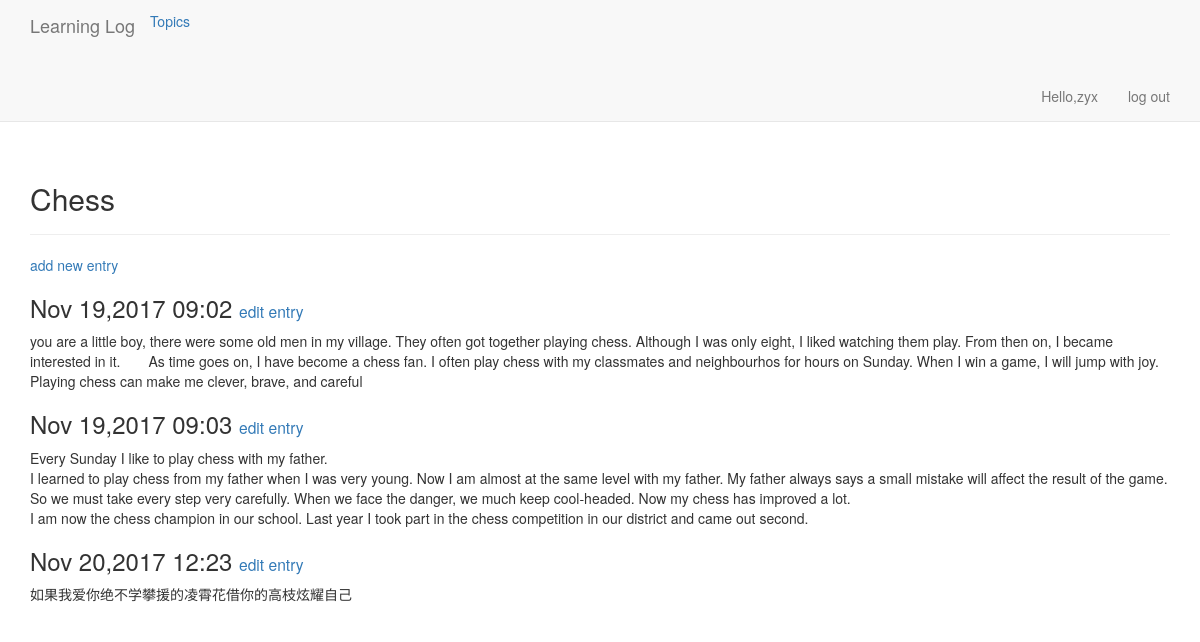
The page /topics/1/ (signed in) on the database its author committed.
### learning_logs/models.py (models this page shows, shortened)
class Topic(models.Model):
    text = models.CharField(max_length=200)
    date_added = models.DateTimeField(auto_now_add=True)
    owner = models.ForeignKey(User)
    def __str__(self):
        return self.text

class Entry(models.Model):
    topic = models.ForeignKey(Topic)
    text = models.TextField()
    date_added = models.DateTimeField(auto_now_add=True)

### learning_logs/views.py (the view)
# urls.py: url(r'^topics/(?P<topic_id>\d+)/$',views.topic,name='topic'),
@login_required
def topic(request,topic_id):
    topic = Topic.objects.get(id=topic_id)
    if topic.owner != request.user:
        raise Http404
    entries = topic.entry_set.order_by('date_added')
    context = {'topic':topic,'entries':entries}
    return render(request,'learning_logs/topic.html',context)

### learning_logs/templates/learning_logs/topic.html
{% extends "learning_logs/base.html" %}
{% block header %}
  <h2>{{ topic }}</h2>
{% endblock %}
{% block content %}
<p><a href="{% url 'learning_logs:new_entry' topic.id %}">add new entry</a></p>
    {% for entry in entries %}
    <div class="pannel pannel-default">
        <div class="pannel-heading">
            <h3>
               {{ entry.date_added|date:'M d,Y H:i' }}
                <small>
                    <a href="{% url 'learning_logs:edit_entry' entry.id %}">edit entry</a>
                </small>
            </h3>
        </div>
        <div class="pannel-body">
            {{ entry.text|linebreaks }}
        </div>
    </div>
    {% empty %}
        There are no entries for this topic yet.
    {% endfor %}
{% endblock %}

### learning_logs/templates/learning_logs/base.html (shortened to what this page needs)
{% load bootstrap3 %}
<!DOCTYPE html>
<html lang="en">
<head>
    {% bootstrap_css %}
</head>
<body>
    <nav class="navbar navbar-default navbar-static-top">
        <div class="container">
            <div class="navbar-header">
                <a class="navbar-brand" href="{% url 'learning_logs:index' %}">Learning Log</a>
            </div>
            <div id="navbar" class="navbar-collapse collapse">
                <ul class="nav navbar nav">
                    <li><a href="{% url 'learning_logs:topics' %}">Topics</a></li>
                </ul>
                <ul class="nav navbar-nav navbar-right">
                    {% if user.is_authenticated %}
                    <li><a>Hello,{{ user.username }}</a></li>
                    <li><a href="{% url 'users:logout' %}">log out</a></li>
                    {% else %}
                    <li><a href="{% url 'users:register' %}">register</a></li>
                    <li><a href="{% url 'users:login' %}">log in</a></li>
                    {% endif %}
                </ul>
            </div>
        </div>
    </nav>
    <div class="container">
        <div class="page-header">
            {% block header %}{% endblock %}
        </div>
        <div>
            {% block content %}{% endblock %}
        </div>
    </div>
</body>
</html>

### rows shown on the page
Topic: text "Chess"
Entry: date_added "Nov 19,2017 09:02", text "you are a little boy, there were some old men in my village. They often got together playing chess. Although I was only eight, I liked watching them play. From then on, I became interested in it. As time goes on, I have become a chess fan. I often play chess with my classmates and neighbourhos for hours on Sunday. When I win a game, I will jump with joy. Playing chess can make me clever, brave, and careful"
Entry: date_added "Nov 19,2017 09:03", text "Every Sunday I like to play chess with my father. I learned to play chess from my father when I was very young. Now I am almost at the same level with my father. My father always says a small mistake will affect the result of the game. So we must take every step very carefully. When we face the danger, we much keep cool-headed. Now my chess has improved a lot. I am now the chess champion in our school. Last year I took part in the chess competition in our district and came out second."
Entry: date_added "Nov 20,2017 12:23", text "如果我爱你绝不学攀援的凌霄花借你的高枝炫耀自己"

### other values the page prints
{{ user.username }} "zyx"
